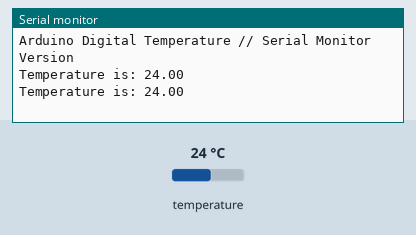
A sketch run on a simulated Arduino Uno, built with avr-gcc and run on an emulated ATmega328P. On the bench: the last lines printed to the serial monitor. The test bench sets the inputs (shaded band); at power-on: temperature 24 °C.

Above: at 3.3 s.
3.4 s: temperature set to 12 °C
At 5.0 s:
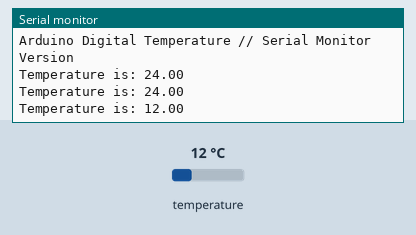
5.9 s: temperature set to 19 °C
At 7.4 s:
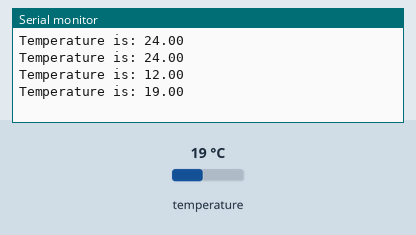
Timing chart, 0 to 8.9 s (numbered marks = the images above; inputs shaded):
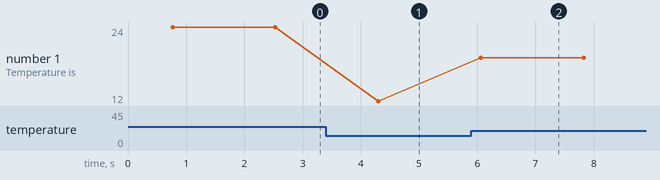

The sketch:

temp_senior02.ino
```cpp
/* Arduino DS18B20温度传感器教程
 */


//Include libraries
#include <OneWire.h>
#include <DallasTemperature.h>

// Data wire is plugged into pin 2 on the Arduino
#define ONE_WIRE_BUS 26
// Setup a oneWire instance to communicate with any OneWire devices (not just Maxim/Dallas temperature ICs)
OneWire oneWire(ONE_WIRE_BUS);
// Pass our oneWire reference to Dallas Temperature.
DallasTemperature sensors(&oneWire);

void setup(void)
{
  Serial.begin(9600); //Begin serial communication
  Serial.println("Arduino Digital Temperature // Serial Monitor Version"); //Print a message
  sensors.begin();
}

void loop(void)
{
  // Send the command to get temperatures
  sensors.requestTemperatures();
  Serial.print("Temperature is: ");
  Serial.println(sensors.getTempCByIndex(0)); // Why "byIndex"? You can have more than one IC on the same bus. 0 refers to the first IC on the wire//Update value every 1 sec.
  delay(1000);
}
```

Measured:
- after the input at 3.4 s, the serial monitor: prints a new line after 0.90 s (image 1)
- after the input at 5.9 s, the serial monitor: prints a new line after 0.16 s (image 2)
- plotted number 1: 24 → 12 after the input at 3.4 s, 12 → 19 after the input at 5.9 s
